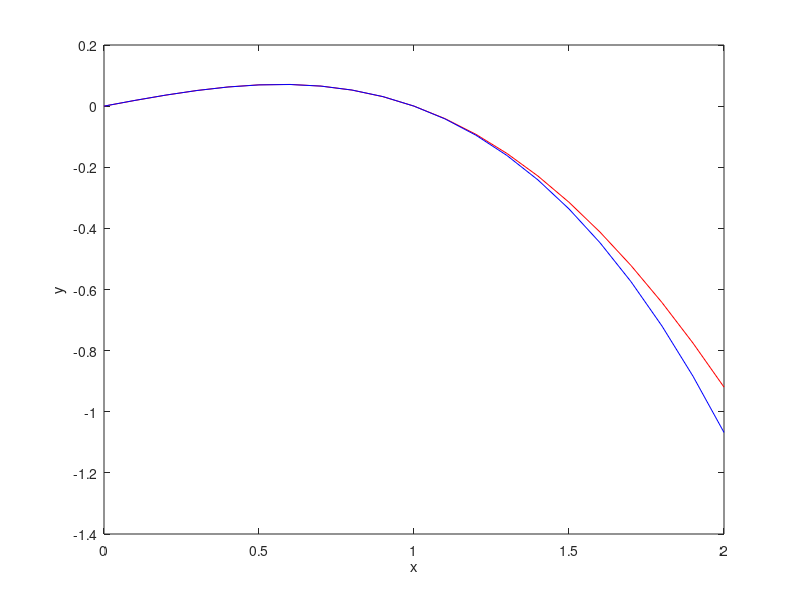

This chart was generated by the following MATLAB code:
% 例程 4.14  伽辽金法近似解与理论解的对比
%  伽辽金法近似解与理论解对比
x = 0: 0.1: 2;
yT = (sin(x)/sin(1)) - x;
yA = x.*(1 - x).*((71/369) + (7/41)*x);
figure(1)
plot(x, yT, 'r');  hold on;  %  绘制解析解（红色）
plot(x, yA, 'b');
xlabel('x');  ylabel ('y');
